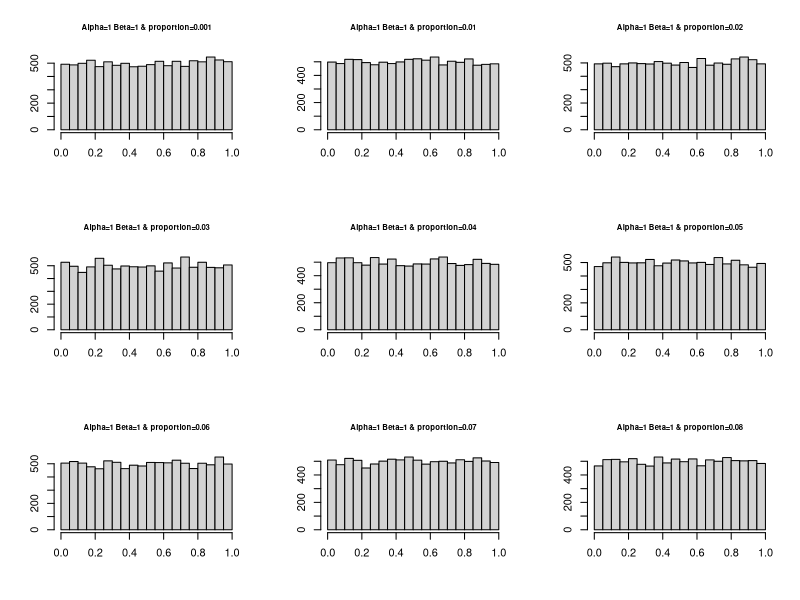
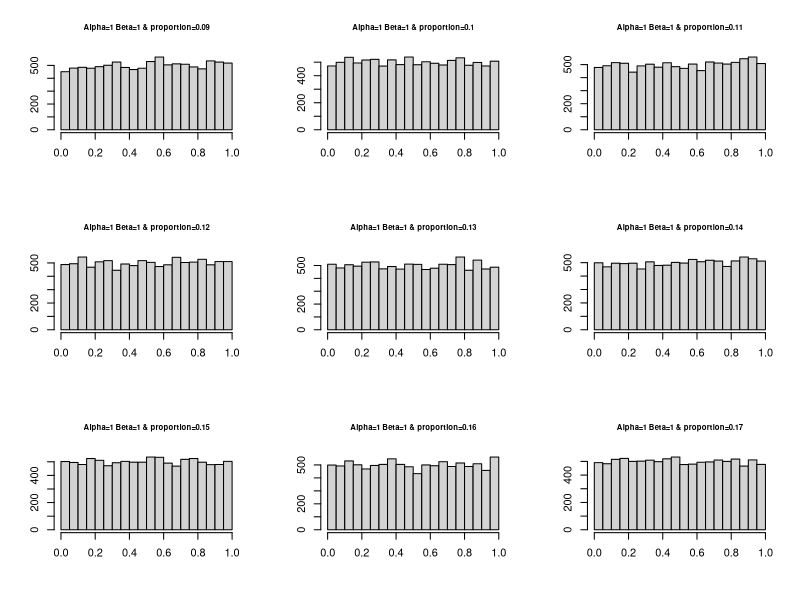
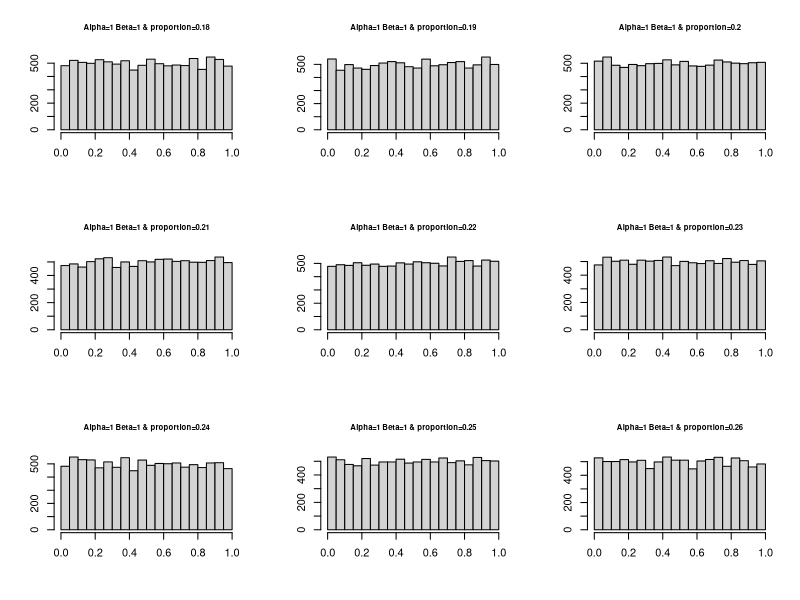
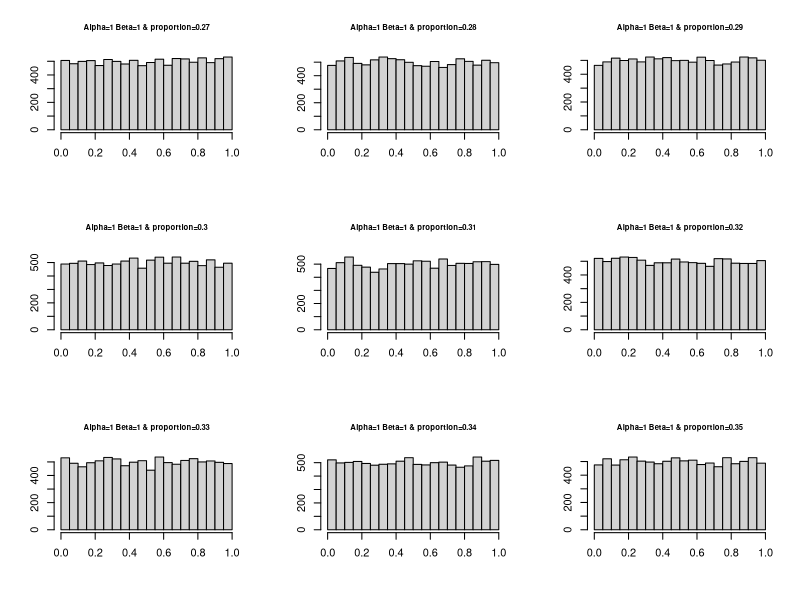
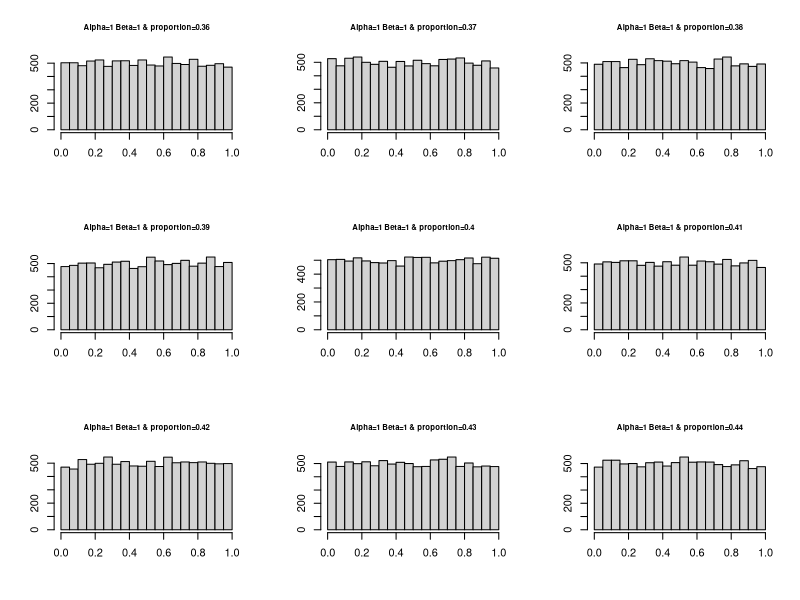
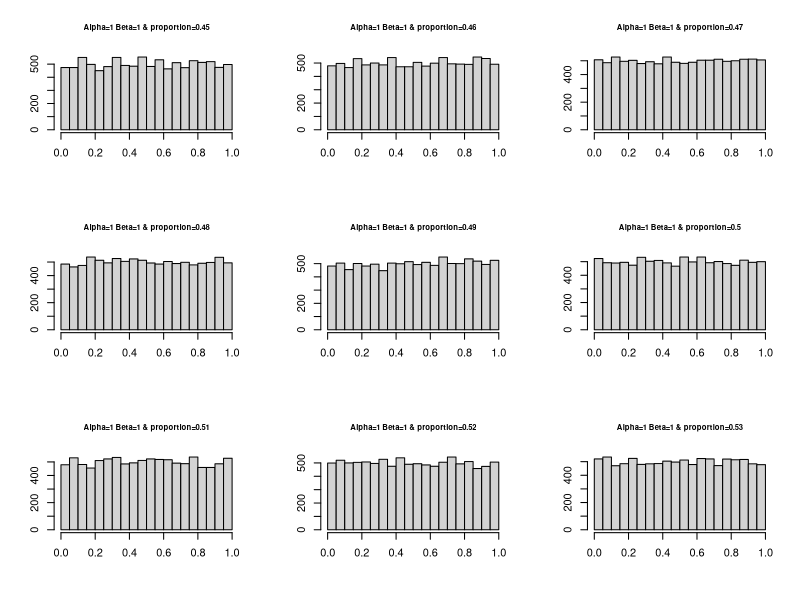
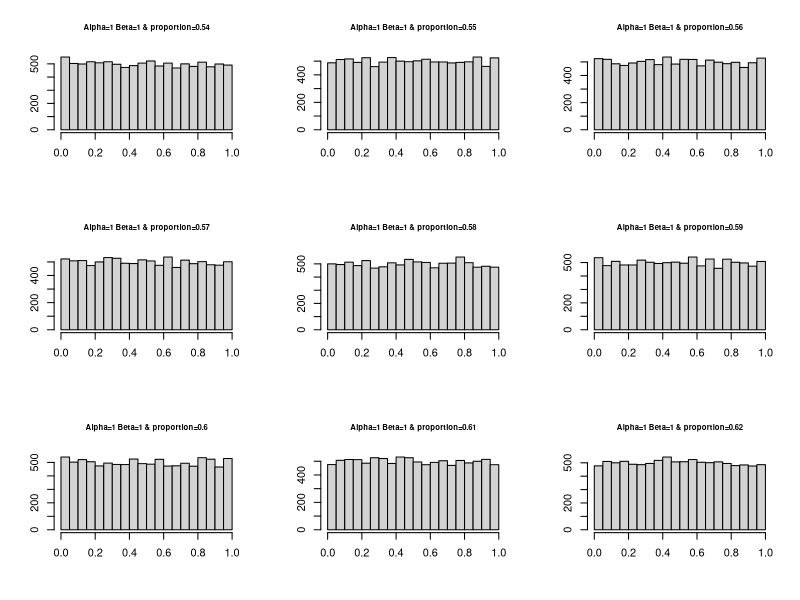
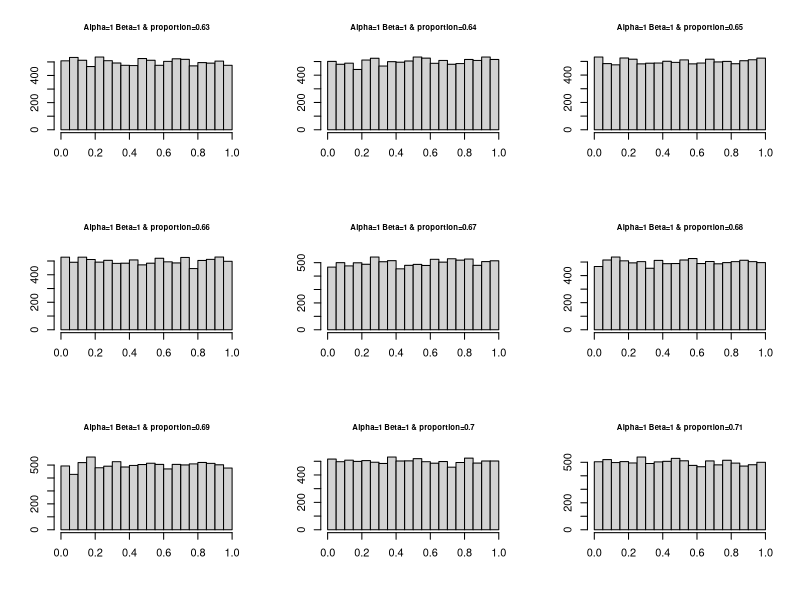

The R source for these figures, in order:
# This little script produces a huge pdf which what different a and b values does to the shape of the beta distribution
# if looking to modify the a/b values of a beta distribution this pdf is super handy to pick appropriate values.
# What this does is takes different probbailities and shows how much varialibity around this probability the
# combinations of a and b parameters results in.
#################### A Beta distribution moment ###################### A Beta distribution moment ###################################
# The mode of a beta distribution  x = (alpha-1)/(alpha+Beta-2) WHEN ALPHA AND BETA > 1
# so for a mode of  "x" and solving for "Beta we get  Beta = (alpha - x*alpha +2x -1)/x
direct <- "d:/r/2017/Framework/Catch_recruits/"
x <- c(0.001,signif(seq(0.01,0.99,by=0.01),digits=2),0.999) # Get some probability modes (e.g. natural mortality, ), you can make these whatever you'd like b/t 0 and 1
# Increasing the alpha, as you will see in a moment, will increase the informatativeness of the priors.
alpha <- c(seq(1,1.95,by =0.05),seq(2,2.9,by=0.1),seq(3,48,by=5),seq(50,500,by=25)) # alpha needs to be > 1
# The data frame to store the results.
dist <- data.frame(x = rep(NA,length(x)*length(alpha)),alpha = rep(NA,length(x)*length(alpha)),beta = rep(NA,length(x)*length(alpha)))
count = 0

for(j in 1:length(alpha))
{    
  for(i in 1:length(x))
  {
    count = count + 1
    dist$beta[count] = (alpha[j] - x[i] * alpha[j] +2*x[i] -1)/x[i]
    dist$x[count] <- x[i]
    dist$alpha[count] <- alpha[j]
  } # end for(j in 1:length(alpha))
} # end for(i in 1:length(x))


# We can plot these historgrams and determine what values we'd like to use
pdf(file=paste(direct,"beta_dist_historgrams.pdf",sep=""),onefile=T)
par(mfrow=c(3,3))
# There are probably quicker ways to make this plot as it takes a bit!
for(i in 1:(length(x)*length(alpha)))
{
  # This makes a histogram using 10000 pulls from the beta distribution using the alpha and beta values
  hist(rbeta(10000,dist$alpha[i],dist$beta[i]),main = paste("Alpha=",dist$alpha[i]," Beta=",
                                                           signif(dist$beta[i],digits=3), " & proportion=", dist$x[i],sep=""),
       xlab="",ylab="",cex.main=0.7)
} #end for(i in 1:length(x)*length(alpha))
dev.off()